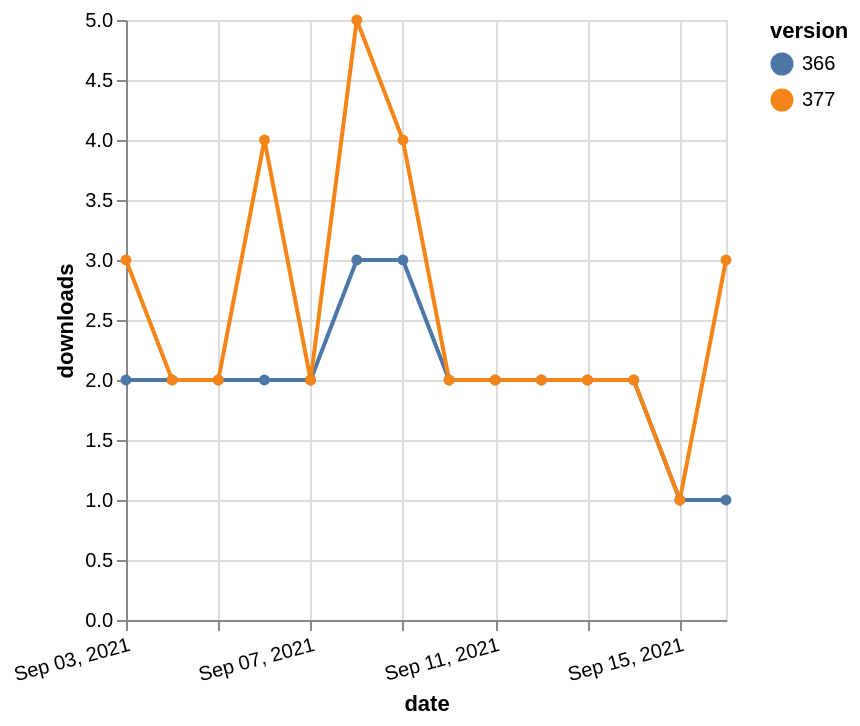

Specify this chart in Vega-Lite:
### Vega-Lite specification from a JSON file in a GitHub repository (floating-point values rounded to 4 significant figures)
{"$schema": "https://vega.github.io/schema/vega-lite/v5.json", "description": "A simple bar chart with embedded data.", "data": {"values": [{"date": "2021-09-03", "total": 2219, "delta": 2, "version": "366"}, {"date": "2021-09-04", "total": 2221, "delta": 2, "version": "366"}, {"date": "2021-09-05", "total": 2223, "delta": 2, "version": "366"}, {"date": "2021-09-06", "total": 2225, "delta": 2, "version": "366"}, {"date": "2021-09-07", "total": 2227, "delta": 2, "version": "366"}, {"date": "2021-09-08", "total": 2230, "delta": 3, "version": "366"}, {"date": "2021-09-09", "total": 2233, "delta": 3, "version": "366"}, {"date": "2021-09-10", "total": 2235, "delta": 2, "version": "366"}, {"date": "2021-09-11", "total": 2237, "delta": 2, "version": "366"}, {"date": "2021-09-12", "total": 2239, "delta": 2, "version": "366"}, {"date": "2021-09-13", "total": 2241, "delta": 2, "version": "366"}, {"date": "2021-09-14", "total": 2243, "delta": 2, "version": "366"}, {"date": "2021-09-15", "total": 2244, "delta": 1, "version": "366"}, {"date": "2021-09-16", "total": 2245, "delta": 1, "version": "366"}, {"date": "2021-09-03", "total": 2037, "delta": 3, "version": "377"}, {"date": "2021-09-04", "total": 2039, "delta": 2, "version": "377"}, {"date": "2021-09-05", "total": 2041, "delta": 2, "version": "377"}, {"date": "2021-09-06", "total": 2045, "delta": 4, "version": "377"}, {"date": "2021-09-07", "total": 2047, "delta": 2, "version": "377"}, {"date": "2021-09-08", "total": 2052, "delta": 5, "version": "377"}, {"date": "2021-09-09", "total": 2056, "delta": 4, "version": "377"}, {"date": "2021-09-10", "total": 2058, "delta": 2, "version": "377"}, {"date": "2021-09-11", "total": 2060, "delta": 2, "version": "377"}, {"date": "2021-09-12", "total": 2062, "delta": 2, "version": "377"}, {"date": "2021-09-13", "total": 2064, "delta": 2, "version": "377"}, {"date": "2021-09-14", "total": 2066, "delta": 2, "version": "377"}, {"date": "2021-09-15", "total": 2067, "delta": 1, "version": "377"}, {"date": "2021-09-16", "total": 2070, "delta": 3, "version": "377"}]}, "width": "container", "mark": {"type": "line", "point": {"filled": true}}, "encoding": {"x": {"field": "date", "type": "temporal", "timeUnit": "yearmonthdate", "title": "date", "axis": {"labelAngle": -15}}, "y": {"field": "delta", "type": "quantitative", "title": "downloads"}, "color": {"field": "version", "type": "nominal"}, "tooltip": {"field": "delta"}}}
